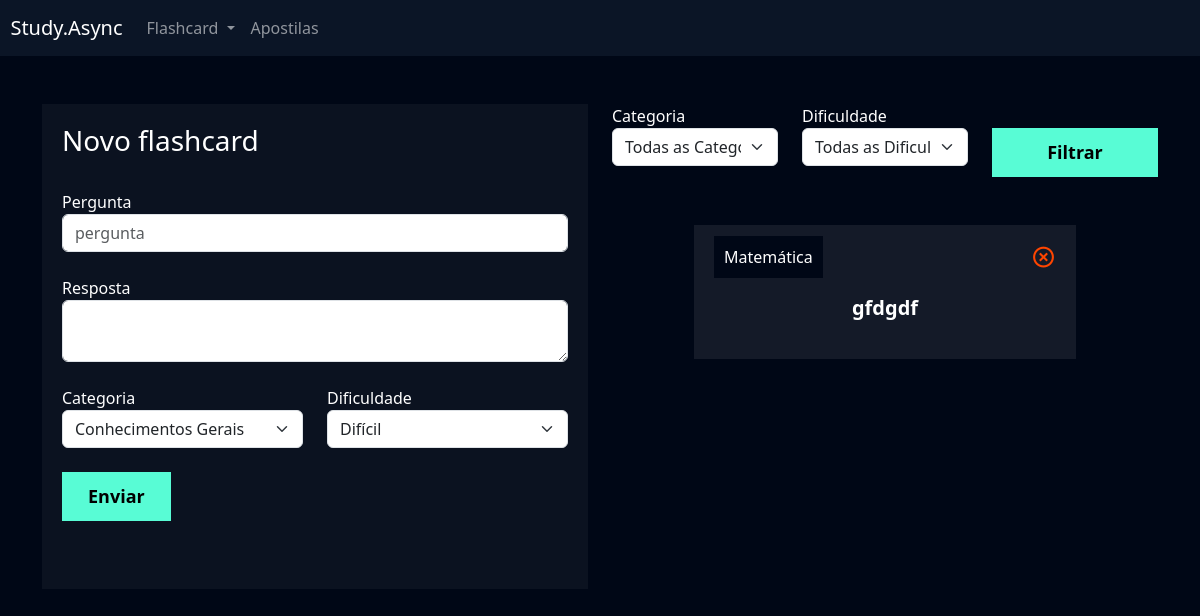
Before: /flashcard/novo_flashcard/ (signed in) with the older database file.
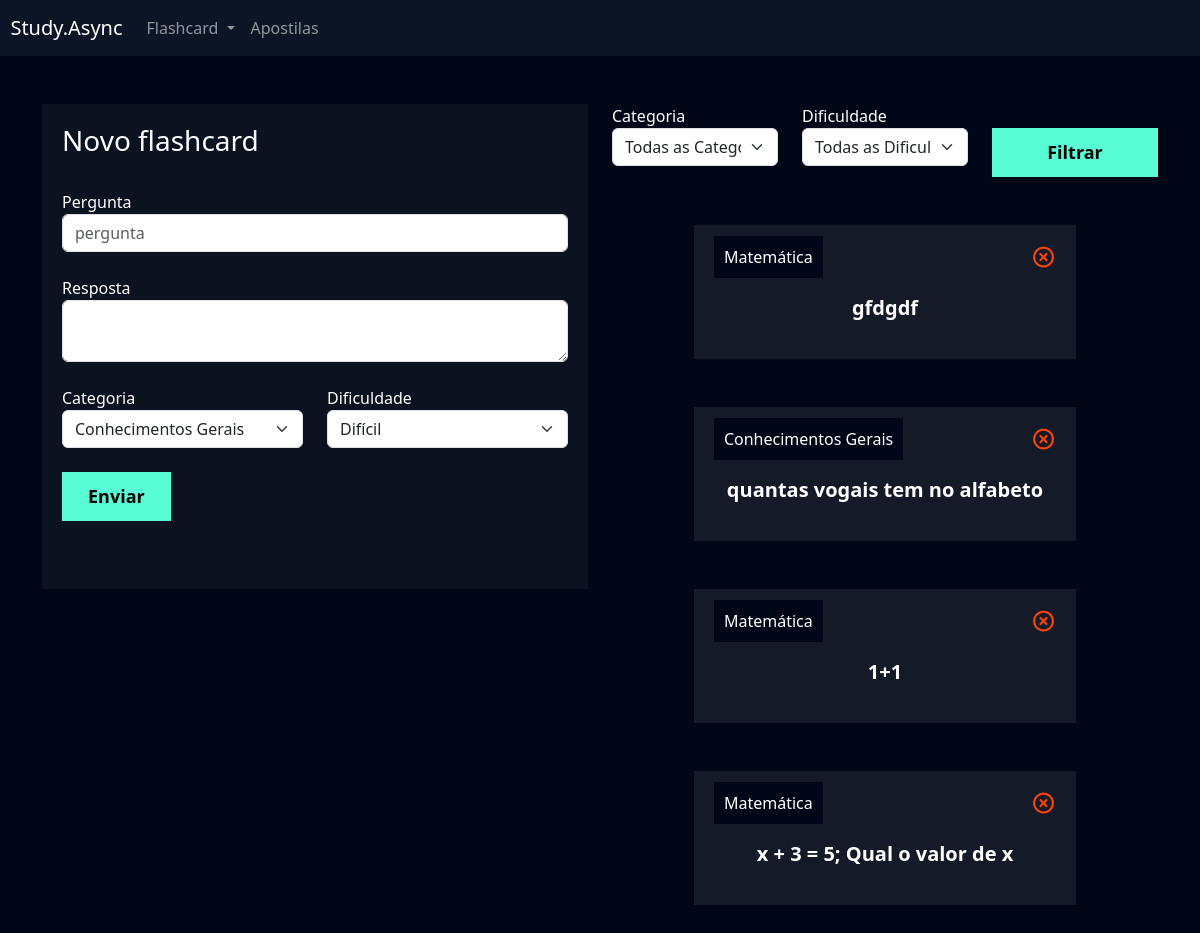
After: the same page with the newer database file.
### flashcard/models.py (models this page shows, shortened)
class Flashcard(models.Model):
    DIFICULDADE_CHOICES = (('D', 'Difícil'), ('M', 'Médio'), ('F', 'Fácil'))
    user = models.ForeignKey(User, on_delete=models.DO_NOTHING)
    pergunta = models.CharField(max_length=100)
    resposta = models.TextField()
    categoria = models.ForeignKey(Categoria, on_delete=models.DO_NOTHING)
    dificuldade = models.CharField(max_length=1, choices=DIFICULDADE_CHOICES)

class Categoria(models.Model):
    nome = models.CharField(max_length=20)
    def __str__(self):
        return self.nome

### flashcard/views.py (the view, shortened to what this page needs)
# urls.py: path('novo_flashcard/', views.novo_flashcard, name='novo_flashcard'),
def novo_flashcard(request):
    if not request.user.is_authenticated:
        return redirect('/usuarios/logar')
    if request.method == 'GET':
        categorias = Categoria.objects.all()
        dificuldades = Flashcard.DIFICULDADE_CHOICES
        flashcards = Flashcard.objects.filter(user=request.user)
        categoria_filtrar = request.GET.get('categoria')
        dificuldade_filtrar = request.GET.get('dificuldade')
        if categoria_filtrar:
            flashcards = flashcards.filter(categoria__id=categoria_filtrar)
        if dificuldade_filtrar:
            flashcards = flashcards.filter(dificuldade=dificuldade_filtrar)
        return render(
            request,
            'novo_flashcard.html',
            {
                'categorias': categorias,
                'dificuldades': dificuldades,
                'flashcards': flashcards
            })

### flashcard/templates/novo_flashcard.html (shortened to what the changed rows need)
{% extends "base.html" %}
{% load static %}
{% block 'cabecalho' %}
    <link href="{% static 'usuarios/css/cadastro.css' %}" rel="stylesheet">
    <link href="https://unpkg.com/boxicons@2.1.4/css/boxicons.min.css" rel="stylesheet">
    <link href="{% static 'flashcard/css/novo_flashcard.css'%}" rel="stylesheet">
{% endblock 'cabecalho' %}
{% block 'conteudo' %}
    <div class="container">
        <br>
        <br>
        <div class="row">
            <div class="col-md">
                <br>
                <br>
                {% for flashcard in flashcards %}
                    <div class="box-new-flashcard" onclick="flip_card({{flashcard.id}})">
                        <div class="flashcard ">
                            <div class="flashcard-categoria">
                                {{flashcard.categoria}}
                            </div>
                            <a href="{% url 'deletar_flashcard' flashcard.id %}"><i class='icone-exit bx bx-x-circle'></i></a>
                            <br>
                            <br>
                            <div class="flashcard-box-item">
                                <p class="flashcard-item">{{flashcard.pergunta}}</p>
                            </div>
                        </div>
                    </div>
                    <br>
                    <br>
                {% endfor %}
            </div>
        </div>
    </div>
{% endblock 'conteudo' %}

Changed rows visible on the page:
added Flashcard: categoria "Conhecimentos Gerais", pergunta "quantas vogais tem no alfabeto"
added Flashcard: categoria "Matemática", pergunta "1+1"
added Flashcard: categoria "Matemática", pergunta "x + 3 = 5; Qual o valor de x"
